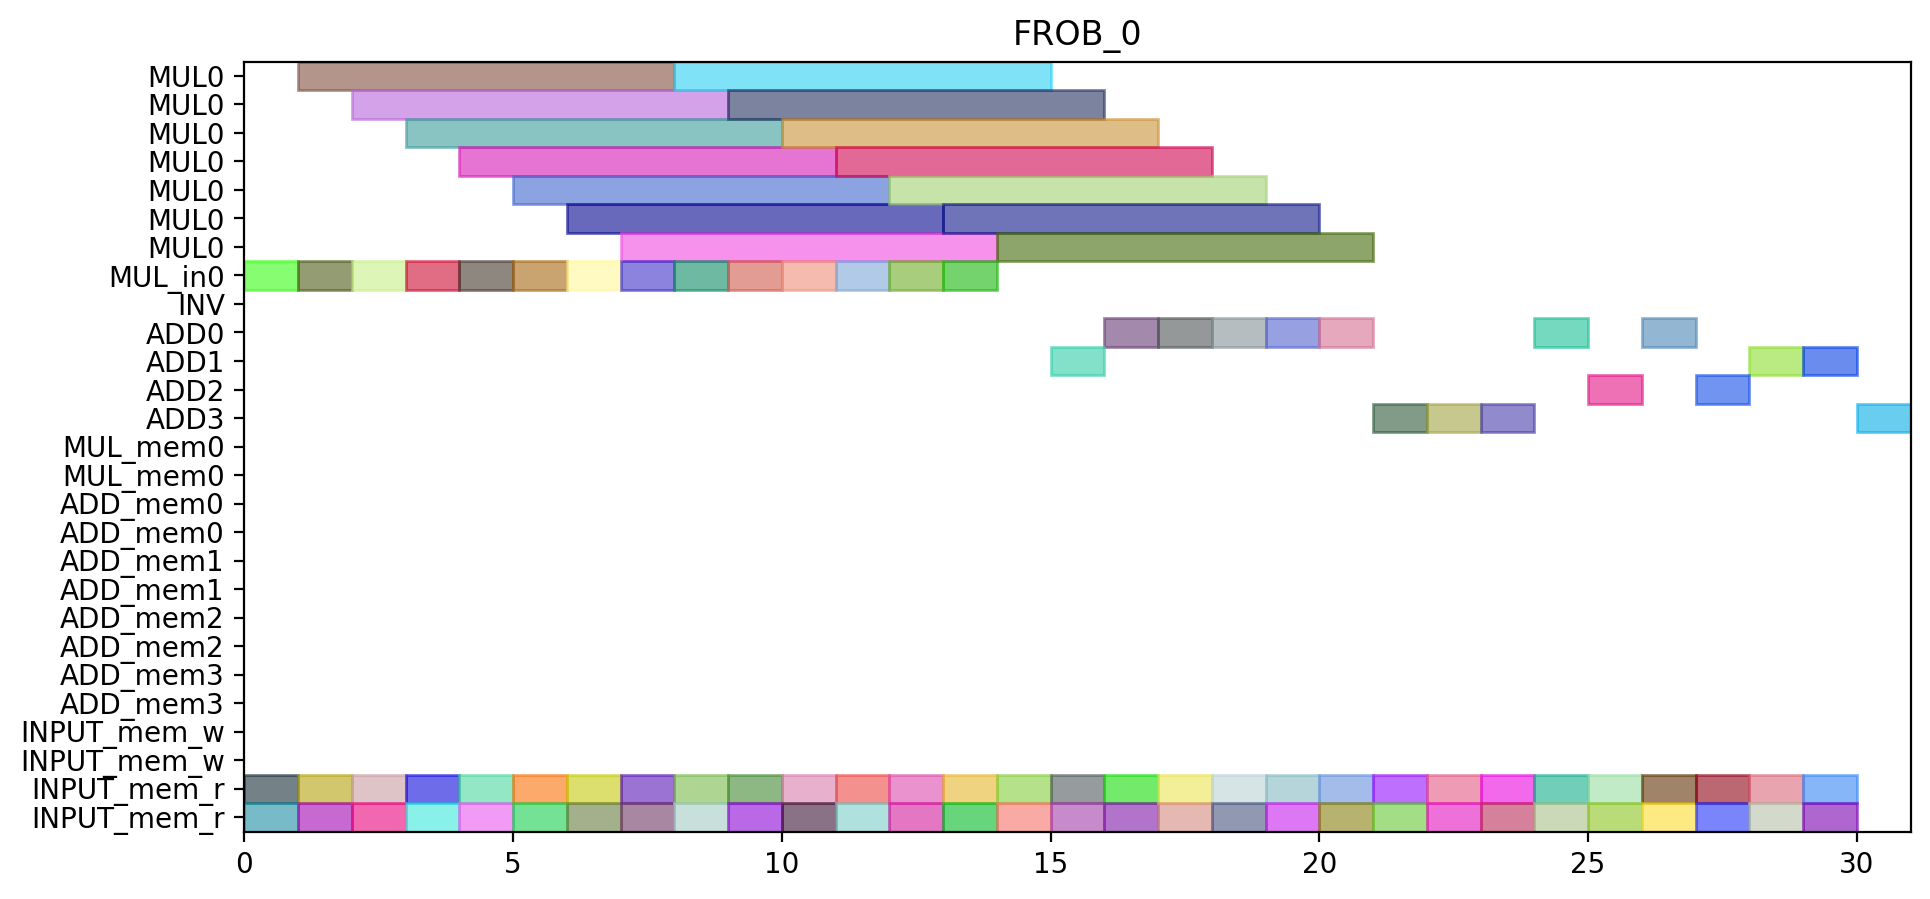

Recreate this plot in Python.
from pyschedule import Scenario, solvers, plotters, alt


def solve():
	horizon = 121
	S = Scenario("FROB_0", horizon=horizon)

	# resource
	MUL = S.Resources('MUL', num=1, size=7)
	MUL_in = S.Resources('MUL_in', num=1)
	INV = S.Resource('INV')
	ADD = S.Resources('ADD', num=4, periods=range(1, horizon))
	MUL_mem = S.Resources('MUL_mem', num=1, size=2)
	ADD_mem = S.Resources('ADD_mem', num=4, size=2)
	INPUT_mem_w = S.Resource('INPUT_mem_w', size=2)
	INPUT_mem_r = S.Resource('INPUT_mem_r', size=2)

	# result of previous scheduling

	# new tasks
	c_f101_t0_in = S.Task('c_f101_t0_in', length=1, delay_cost=1)
	c_f101_t0_in += alt(MUL_in)
	c_f101_t0 = S.Task('c_f101_t0', length=7, delay_cost=1)
	c_f101_t0 += alt(MUL)
	S += c_f101_t0>=c_f101_t0_in

	c_f101_t0_mem0 = S.Task('c_f101_t0_mem0', length=1, delay_cost=1)
	c_f101_t0_mem0 += INPUT_mem_r
	S += c_f101_t0_mem0 <= c_f101_t0

	c_f101_t0_mem1 = S.Task('c_f101_t0_mem1', length=1, delay_cost=1)
	c_f101_t0_mem1 += INPUT_mem_r
	S += c_f101_t0_mem1 <= c_f101_t0

	c_f101_t1_in = S.Task('c_f101_t1_in', length=1, delay_cost=1)
	c_f101_t1_in += alt(MUL_in)
	c_f101_t1 = S.Task('c_f101_t1', length=7, delay_cost=1)
	c_f101_t1 += alt(MUL)
	S += c_f101_t1>=c_f101_t1_in

	c_f101_t1_mem0 = S.Task('c_f101_t1_mem0', length=1, delay_cost=1)
	c_f101_t1_mem0 += INPUT_mem_r
	S += c_f101_t1_mem0 <= c_f101_t1

	c_f101_t1_mem1 = S.Task('c_f101_t1_mem1', length=1, delay_cost=1)
	c_f101_t1_mem1 += INPUT_mem_r
	S += c_f101_t1_mem1 <= c_f101_t1

	c_f101_t2 = S.Task('c_f101_t2', length=1, delay_cost=1)
	c_f101_t2 += alt(ADD)

	c_f101_t2_mem0 = S.Task('c_f101_t2_mem0', length=1, delay_cost=1)
	c_f101_t2_mem0 += INPUT_mem_r
	S += c_f101_t2_mem0 <= c_f101_t2

	c_f101_t2_mem1 = S.Task('c_f101_t2_mem1', length=1, delay_cost=1)
	c_f101_t2_mem1 += INPUT_mem_r
	S += c_f101_t2_mem1 <= c_f101_t2

	c_f101_t3 = S.Task('c_f101_t3', length=1, delay_cost=1)
	c_f101_t3 += alt(ADD)

	c_f101_t3_mem0 = S.Task('c_f101_t3_mem0', length=1, delay_cost=1)
	c_f101_t3_mem0 += INPUT_mem_r
	S += c_f101_t3_mem0 <= c_f101_t3

	c_f101_t3_mem1 = S.Task('c_f101_t3_mem1', length=1, delay_cost=1)
	c_f101_t3_mem1 += INPUT_mem_r
	S += c_f101_t3_mem1 <= c_f101_t3

	c_f011_t0_in = S.Task('c_f011_t0_in', length=1, delay_cost=1)
	c_f011_t0_in += alt(MUL_in)
	c_f011_t0 = S.Task('c_f011_t0', length=7, delay_cost=1)
	c_f011_t0 += alt(MUL)
	S += c_f011_t0>=c_f011_t0_in

	c_f011_t0_mem0 = S.Task('c_f011_t0_mem0', length=1, delay_cost=1)
	c_f011_t0_mem0 += INPUT_mem_r
	S += c_f011_t0_mem0 <= c_f011_t0

	c_f011_t0_mem1 = S.Task('c_f011_t0_mem1', length=1, delay_cost=1)
	c_f011_t0_mem1 += INPUT_mem_r
	S += c_f011_t0_mem1 <= c_f011_t0

	c_f011_t1_in = S.Task('c_f011_t1_in', length=1, delay_cost=1)
	c_f011_t1_in += alt(MUL_in)
	c_f011_t1 = S.Task('c_f011_t1', length=7, delay_cost=1)
	c_f011_t1 += alt(MUL)
	S += c_f011_t1>=c_f011_t1_in

	c_f011_t1_mem0 = S.Task('c_f011_t1_mem0', length=1, delay_cost=1)
	c_f011_t1_mem0 += INPUT_mem_r
	S += c_f011_t1_mem0 <= c_f011_t1

	c_f011_t1_mem1 = S.Task('c_f011_t1_mem1', length=1, delay_cost=1)
	c_f011_t1_mem1 += INPUT_mem_r
	S += c_f011_t1_mem1 <= c_f011_t1

	c_f011_t2 = S.Task('c_f011_t2', length=1, delay_cost=1)
	c_f011_t2 += alt(ADD)

	c_f011_t2_mem0 = S.Task('c_f011_t2_mem0', length=1, delay_cost=1)
	c_f011_t2_mem0 += INPUT_mem_r
	S += c_f011_t2_mem0 <= c_f011_t2

	c_f011_t2_mem1 = S.Task('c_f011_t2_mem1', length=1, delay_cost=1)
	c_f011_t2_mem1 += INPUT_mem_r
	S += c_f011_t2_mem1 <= c_f011_t2

	c_f011_t3 = S.Task('c_f011_t3', length=1, delay_cost=1)
	c_f011_t3 += alt(ADD)

	c_f011_t3_mem0 = S.Task('c_f011_t3_mem0', length=1, delay_cost=1)
	c_f011_t3_mem0 += INPUT_mem_r
	S += c_f011_t3_mem0 <= c_f011_t3

	c_f011_t3_mem1 = S.Task('c_f011_t3_mem1', length=1, delay_cost=1)
	c_f011_t3_mem1 += INPUT_mem_r
	S += c_f011_t3_mem1 <= c_f011_t3

	c_f111_t0_in = S.Task('c_f111_t0_in', length=1, delay_cost=1)
	c_f111_t0_in += alt(MUL_in)
	c_f111_t0 = S.Task('c_f111_t0', length=7, delay_cost=1)
	c_f111_t0 += alt(MUL)
	S += c_f111_t0>=c_f111_t0_in

	c_f111_t0_mem0 = S.Task('c_f111_t0_mem0', length=1, delay_cost=1)
	c_f111_t0_mem0 += INPUT_mem_r
	S += c_f111_t0_mem0 <= c_f111_t0

	c_f111_t0_mem1 = S.Task('c_f111_t0_mem1', length=1, delay_cost=1)
	c_f111_t0_mem1 += INPUT_mem_r
	S += c_f111_t0_mem1 <= c_f111_t0

	c_f111_t1_in = S.Task('c_f111_t1_in', length=1, delay_cost=1)
	c_f111_t1_in += alt(MUL_in)
	c_f111_t1 = S.Task('c_f111_t1', length=7, delay_cost=1)
	c_f111_t1 += alt(MUL)
	S += c_f111_t1>=c_f111_t1_in

	c_f111_t1_mem0 = S.Task('c_f111_t1_mem0', length=1, delay_cost=1)
	c_f111_t1_mem0 += INPUT_mem_r
	S += c_f111_t1_mem0 <= c_f111_t1

	c_f111_t1_mem1 = S.Task('c_f111_t1_mem1', length=1, delay_cost=1)
	c_f111_t1_mem1 += INPUT_mem_r
	S += c_f111_t1_mem1 <= c_f111_t1

	c_f111_t2 = S.Task('c_f111_t2', length=1, delay_cost=1)
	c_f111_t2 += alt(ADD)

	c_f111_t2_mem0 = S.Task('c_f111_t2_mem0', length=1, delay_cost=1)
	c_f111_t2_mem0 += INPUT_mem_r
	S += c_f111_t2_mem0 <= c_f111_t2

	c_f111_t2_mem1 = S.Task('c_f111_t2_mem1', length=1, delay_cost=1)
	c_f111_t2_mem1 += INPUT_mem_r
	S += c_f111_t2_mem1 <= c_f111_t2

	c_f111_t3 = S.Task('c_f111_t3', length=1, delay_cost=1)
	c_f111_t3 += alt(ADD)

	c_f111_t3_mem0 = S.Task('c_f111_t3_mem0', length=1, delay_cost=1)
	c_f111_t3_mem0 += INPUT_mem_r
	S += c_f111_t3_mem0 <= c_f111_t3

	c_f111_t3_mem1 = S.Task('c_f111_t3_mem1', length=1, delay_cost=1)
	c_f111_t3_mem1 += INPUT_mem_r
	S += c_f111_t3_mem1 <= c_f111_t3

	c_f021_t0_in = S.Task('c_f021_t0_in', length=1, delay_cost=1)
	c_f021_t0_in += alt(MUL_in)
	c_f021_t0 = S.Task('c_f021_t0', length=7, delay_cost=1)
	c_f021_t0 += alt(MUL)
	S += c_f021_t0>=c_f021_t0_in

	c_f021_t0_mem0 = S.Task('c_f021_t0_mem0', length=1, delay_cost=1)
	c_f021_t0_mem0 += INPUT_mem_r
	S += c_f021_t0_mem0 <= c_f021_t0

	c_f021_t0_mem1 = S.Task('c_f021_t0_mem1', length=1, delay_cost=1)
	c_f021_t0_mem1 += INPUT_mem_r
	S += c_f021_t0_mem1 <= c_f021_t0

	c_f021_t1_in = S.Task('c_f021_t1_in', length=1, delay_cost=1)
	c_f021_t1_in += alt(MUL_in)
	c_f021_t1 = S.Task('c_f021_t1', length=7, delay_cost=1)
	c_f021_t1 += alt(MUL)
	S += c_f021_t1>=c_f021_t1_in

	c_f021_t1_mem0 = S.Task('c_f021_t1_mem0', length=1, delay_cost=1)
	c_f021_t1_mem0 += INPUT_mem_r
	S += c_f021_t1_mem0 <= c_f021_t1

	c_f021_t1_mem1 = S.Task('c_f021_t1_mem1', length=1, delay_cost=1)
	c_f021_t1_mem1 += INPUT_mem_r
	S += c_f021_t1_mem1 <= c_f021_t1

	c_f021_t2 = S.Task('c_f021_t2', length=1, delay_cost=1)
	c_f021_t2 += alt(ADD)

	c_f021_t2_mem0 = S.Task('c_f021_t2_mem0', length=1, delay_cost=1)
	c_f021_t2_mem0 += INPUT_mem_r
	S += c_f021_t2_mem0 <= c_f021_t2

	c_f021_t2_mem1 = S.Task('c_f021_t2_mem1', length=1, delay_cost=1)
	c_f021_t2_mem1 += INPUT_mem_r
	S += c_f021_t2_mem1 <= c_f021_t2

	c_f021_t3 = S.Task('c_f021_t3', length=1, delay_cost=1)
	c_f021_t3 += alt(ADD)

	c_f021_t3_mem0 = S.Task('c_f021_t3_mem0', length=1, delay_cost=1)
	c_f021_t3_mem0 += INPUT_mem_r
	S += c_f021_t3_mem0 <= c_f021_t3

	c_f021_t3_mem1 = S.Task('c_f021_t3_mem1', length=1, delay_cost=1)
	c_f021_t3_mem1 += INPUT_mem_r
	S += c_f021_t3_mem1 <= c_f021_t3

	c_f121_t0_in = S.Task('c_f121_t0_in', length=1, delay_cost=1)
	c_f121_t0_in += alt(MUL_in)
	c_f121_t0 = S.Task('c_f121_t0', length=7, delay_cost=1)
	c_f121_t0 += alt(MUL)
	S += c_f121_t0>=c_f121_t0_in

	c_f121_t0_mem0 = S.Task('c_f121_t0_mem0', length=1, delay_cost=1)
	c_f121_t0_mem0 += INPUT_mem_r
	S += c_f121_t0_mem0 <= c_f121_t0

	c_f121_t0_mem1 = S.Task('c_f121_t0_mem1', length=1, delay_cost=1)
	c_f121_t0_mem1 += INPUT_mem_r
	S += c_f121_t0_mem1 <= c_f121_t0

	c_f121_t1_in = S.Task('c_f121_t1_in', length=1, delay_cost=1)
	c_f121_t1_in += alt(MUL_in)
	c_f121_t1 = S.Task('c_f121_t1', length=7, delay_cost=1)
	c_f121_t1 += alt(MUL)
	S += c_f121_t1>=c_f121_t1_in

	c_f121_t1_mem0 = S.Task('c_f121_t1_mem0', length=1, delay_cost=1)
	c_f121_t1_mem0 += INPUT_mem_r
	S += c_f121_t1_mem0 <= c_f121_t1

	c_f121_t1_mem1 = S.Task('c_f121_t1_mem1', length=1, delay_cost=1)
	c_f121_t1_mem1 += INPUT_mem_r
	S += c_f121_t1_mem1 <= c_f121_t1

	c_f121_t2 = S.Task('c_f121_t2', length=1, delay_cost=1)
	c_f121_t2 += alt(ADD)

	c_f121_t2_mem0 = S.Task('c_f121_t2_mem0', length=1, delay_cost=1)
	c_f121_t2_mem0 += INPUT_mem_r
	S += c_f121_t2_mem0 <= c_f121_t2

	c_f121_t2_mem1 = S.Task('c_f121_t2_mem1', length=1, delay_cost=1)
	c_f121_t2_mem1 += INPUT_mem_r
	S += c_f121_t2_mem1 <= c_f121_t2

	c_f121_t3 = S.Task('c_f121_t3', length=1, delay_cost=1)
	c_f121_t3 += alt(ADD)

	c_f121_t3_mem0 = S.Task('c_f121_t3_mem0', length=1, delay_cost=1)
	c_f121_t3_mem0 += INPUT_mem_r
	S += c_f121_t3_mem0 <= c_f121_t3

	c_f121_t3_mem1 = S.Task('c_f121_t3_mem1', length=1, delay_cost=1)
	c_f121_t3_mem1 += INPUT_mem_r
	S += c_f121_t3_mem1 <= c_f121_t3

	c001_t0_in = S.Task('c001_t0_in', length=1, delay_cost=1)
	c001_t0_in += alt(MUL_in)
	c001_t0 = S.Task('c001_t0', length=7, delay_cost=1)
	c001_t0 += alt(MUL)
	S += c001_t0>=c001_t0_in

	c001_t0_mem0 = S.Task('c001_t0_mem0', length=1, delay_cost=1)
	c001_t0_mem0 += INPUT_mem_r
	S += c001_t0_mem0 <= c001_t0

	c001_t0_mem1 = S.Task('c001_t0_mem1', length=1, delay_cost=1)
	c001_t0_mem1 += INPUT_mem_r
	S += c001_t0_mem1 <= c001_t0

	c001_t1_in = S.Task('c001_t1_in', length=1, delay_cost=1)
	c001_t1_in += alt(MUL_in)
	c001_t1 = S.Task('c001_t1', length=7, delay_cost=1)
	c001_t1 += alt(MUL)
	S += c001_t1>=c001_t1_in

	c001_t1_mem0 = S.Task('c001_t1_mem0', length=1, delay_cost=1)
	c001_t1_mem0 += INPUT_mem_r
	S += c001_t1_mem0 <= c001_t1

	c001_t1_mem1 = S.Task('c001_t1_mem1', length=1, delay_cost=1)
	c001_t1_mem1 += INPUT_mem_r
	S += c001_t1_mem1 <= c001_t1

	c001_t2 = S.Task('c001_t2', length=1, delay_cost=1)
	c001_t2 += alt(ADD)

	c001_t2_mem0 = S.Task('c001_t2_mem0', length=1, delay_cost=1)
	c001_t2_mem0 += INPUT_mem_r
	S += c001_t2_mem0 <= c001_t2

	c001_t2_mem1 = S.Task('c001_t2_mem1', length=1, delay_cost=1)
	c001_t2_mem1 += INPUT_mem_r
	S += c001_t2_mem1 <= c001_t2

	c001_t3 = S.Task('c001_t3', length=1, delay_cost=1)
	c001_t3 += alt(ADD)

	c001_t3_mem0 = S.Task('c001_t3_mem0', length=1, delay_cost=1)
	c001_t3_mem0 += INPUT_mem_r
	S += c001_t3_mem0 <= c001_t3

	c001_t3_mem1 = S.Task('c001_t3_mem1', length=1, delay_cost=1)
	c001_t3_mem1 += INPUT_mem_r
	S += c001_t3_mem1 <= c001_t3

	c10_t0_t0_in = S.Task('c10_t0_t0_in', length=1, delay_cost=1)
	c10_t0_t0_in += alt(MUL_in)
	c10_t0_t0 = S.Task('c10_t0_t0', length=7, delay_cost=1)
	c10_t0_t0 += alt(MUL)
	S += c10_t0_t0>=c10_t0_t0_in

	c10_t0_t0_mem0 = S.Task('c10_t0_t0_mem0', length=1, delay_cost=1)
	c10_t0_t0_mem0 += INPUT_mem_r
	S += c10_t0_t0_mem0 <= c10_t0_t0

	c10_t0_t0_mem1 = S.Task('c10_t0_t0_mem1', length=1, delay_cost=1)
	c10_t0_t0_mem1 += INPUT_mem_r
	S += c10_t0_t0_mem1 <= c10_t0_t0

	c10_t0_t1_in = S.Task('c10_t0_t1_in', length=1, delay_cost=1)
	c10_t0_t1_in += alt(MUL_in)
	c10_t0_t1 = S.Task('c10_t0_t1', length=7, delay_cost=1)
	c10_t0_t1 += alt(MUL)
	S += c10_t0_t1>=c10_t0_t1_in

	c10_t0_t1_mem0 = S.Task('c10_t0_t1_mem0', length=1, delay_cost=1)
	c10_t0_t1_mem0 += INPUT_mem_r
	S += c10_t0_t1_mem0 <= c10_t0_t1

	c10_t0_t1_mem1 = S.Task('c10_t0_t1_mem1', length=1, delay_cost=1)
	c10_t0_t1_mem1 += INPUT_mem_r
	S += c10_t0_t1_mem1 <= c10_t0_t1

	c10_t0_t2 = S.Task('c10_t0_t2', length=1, delay_cost=1)
	c10_t0_t2 += alt(ADD)

	c10_t0_t2_mem0 = S.Task('c10_t0_t2_mem0', length=1, delay_cost=1)
	c10_t0_t2_mem0 += INPUT_mem_r
	S += c10_t0_t2_mem0 <= c10_t0_t2

	c10_t0_t2_mem1 = S.Task('c10_t0_t2_mem1', length=1, delay_cost=1)
	c10_t0_t2_mem1 += INPUT_mem_r
	S += c10_t0_t2_mem1 <= c10_t0_t2

	c10_t0_t3 = S.Task('c10_t0_t3', length=1, delay_cost=1)
	c10_t0_t3 += alt(ADD)

	c10_t0_t3_mem0 = S.Task('c10_t0_t3_mem0', length=1, delay_cost=1)
	c10_t0_t3_mem0 += INPUT_mem_r
	S += c10_t0_t3_mem0 <= c10_t0_t3

	c10_t0_t3_mem1 = S.Task('c10_t0_t3_mem1', length=1, delay_cost=1)
	c10_t0_t3_mem1 += INPUT_mem_r
	S += c10_t0_t3_mem1 <= c10_t0_t3

	c10_t1_t3 = S.Task('c10_t1_t3', length=1, delay_cost=1)
	c10_t1_t3 += alt(ADD)

	c10_t1_t3_mem0 = S.Task('c10_t1_t3_mem0', length=1, delay_cost=1)
	c10_t1_t3_mem0 += INPUT_mem_r
	S += c10_t1_t3_mem0 <= c10_t1_t3

	c10_t1_t3_mem1 = S.Task('c10_t1_t3_mem1', length=1, delay_cost=1)
	c10_t1_t3_mem1 += INPUT_mem_r
	S += c10_t1_t3_mem1 <= c10_t1_t3

	c10_t30 = S.Task('c10_t30', length=1, delay_cost=1)
	c10_t30 += alt(ADD)

	c10_t30_mem0 = S.Task('c10_t30_mem0', length=1, delay_cost=1)
	c10_t30_mem0 += INPUT_mem_r
	S += c10_t30_mem0 <= c10_t30

	c10_t30_mem1 = S.Task('c10_t30_mem1', length=1, delay_cost=1)
	c10_t30_mem1 += INPUT_mem_r
	S += c10_t30_mem1 <= c10_t30

	solvers.mip.solve(S,msg=1,kind='CPLEX',ratio_gap=1.01)

	solution = [['hoge']*len(S.solution()[1]) for i in range(len(S.solution()))]
	for i in range(len(S.solution())):
		for j in range(len(S.solution()[i])):
			solution[i][j]=str(S.solution()[i][j])
	print(solution)

	cycles = int(solution[-1][3])

	pic_file_name = "/mnt/rose/usr1/fukuda/pairing_automation_design2/bls24-559/scheduling/FROB_mul1_add4/FROB_0.png"
	if(S.solution() != []):
		plotters.matplotlib.plot(S,img_filename=pic_file_name, vertical_text=True, fig_size=(cycles*0.25+3, 5), show_task_labels=False)

	return solution
